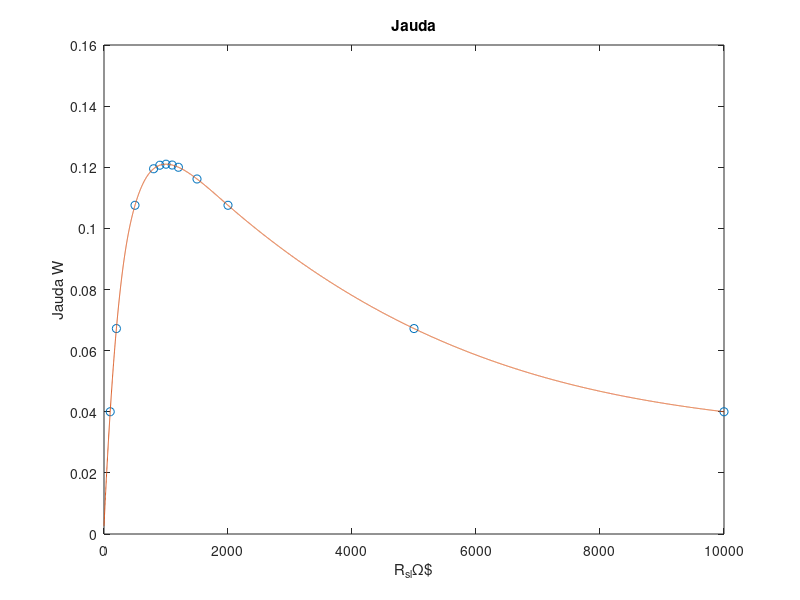

Recreate this plot in MATLAB.
Rsl = [100 200 500 800 900 1e3 1.1e3 1.2e3 1.5e3 2e3 5e3 1e4];
U1 = 22;
Ri = 1e3;
m = 1;
for m = 1:1:12
    Rsl(1,m);
    P(1,m) = U1^2*(Rsl(1,m)/(Ri+Rsl(1,m))^2)
    m=m+1;
end
S = 0:1:1e4;
Pi = spline(Rsl,P,S);
plot(Rsl,P,'o',S,Pi)
title('Jauda');
xlabel('R_{sl}\Omega$');
ylabel('Jauda W');